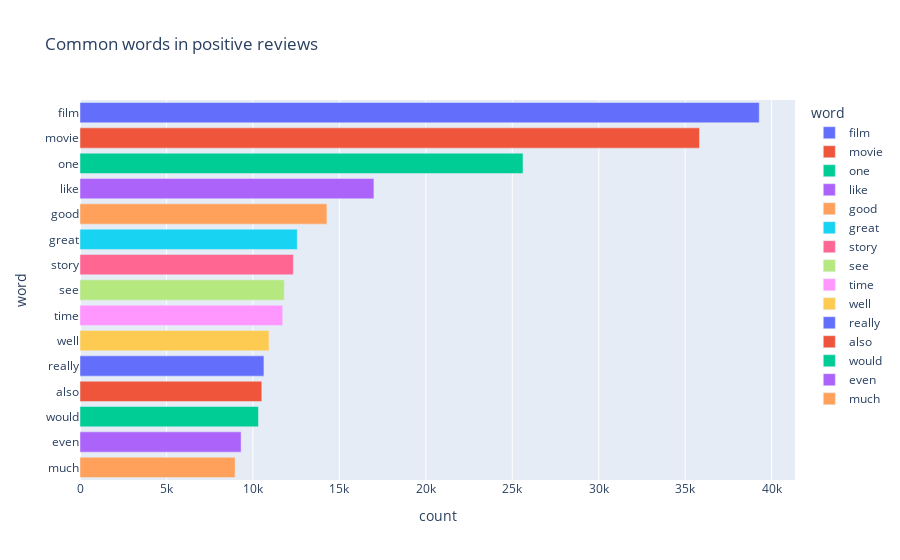

Notebook source saved alongside this figure:
### Code cell
px.bar(pos_words, x='count', y='word', title='Common words in positive reviews',color='word')

### Figure 1 — Plotly figure (JSON) as saved in the notebook; plotly's stock layout.template omitted (floating-point values rounded to 4 significant figures)
{"data": [{"alignmentgroup": "True", "hovertemplate": "word=%{y}<br>count=%{x}<extra></extra>", "legendgroup": "film", "marker": {"color": "#636efa", "pattern": {"shape": ""}}, "name": "film", "offsetgroup": "film", "orientation": "h", "showlegend": true, "textposition": "auto", "type": "bar", "x": [39285], "xaxis": "x", "y": ["film"], "yaxis": "y"}, {"alignmentgroup": "True", "hovertemplate": "word=%{y}<br>count=%{x}<extra></extra>", "legendgroup": "movie", "marker": {"color": "#EF553B", "pattern": {"shape": ""}}, "name": "movie", "offsetgroup": "movie", "orientation": "h", "showlegend": true, "textposition": "auto", "type": "bar", "x": [35830], "xaxis": "x", "y": ["movie"], "yaxis": "y"}, {"alignmentgroup": "True", "hovertemplate": "word=%{y}<br>count=%{x}<extra></extra>", "legendgroup": "one", "marker": {"color": "#00cc96", "pattern": {"shape": ""}}, "name": "one", "offsetgroup": "one", "orientation": "h", "showlegend": true, "textposition": "auto", "type": "bar", "x": [25621], "xaxis": "x", "y": ["one"], "yaxis": "y"}, {"alignmentgroup": "True", "hovertemplate": "word=%{y}<br>count=%{x}<extra></extra>", "legendgroup": "like", "marker": {"color": "#ab63fa", "pattern": {"shape": ""}}, "name": "like", "offsetgroup": "like", "orientation": "h", "showlegend": true, "textposition": "auto", "type": "bar", "x": [16998], "xaxis": "x", "y": ["like"], "yaxis": "y"}, {"alignmentgroup": "True", "hovertemplate": "word=%{y}<br>count=%{x}<extra></extra>", "legendgroup": "good", "marker": {"color": "#FFA15A", "pattern": {"shape": ""}}, "name": "good", "offsetgroup": "good", "orientation": "h", "showlegend": true, "textposition": "auto", "type": "bar", "x": [14281], "xaxis": "x", "y": ["good"], "yaxis": "y"}, {"alignmentgroup": "True", "hovertemplate": "word=%{y}<br>count=%{x}<extra></extra>", "legendgroup": "great", "marker": {"color": "#19d3f3", "pattern": {"shape": ""}}, "name": "great", "offsetgroup": "great", "orientation": "h", "showlegend": true, "textposition": "auto", "type": "bar", "x": [12568], "xaxis": "x", "y": ["great"], "yaxis": "y"}, {"alignmentgroup": "True", "hovertemplate": "word=%{y}<br>count=%{x}<extra></extra>", "legendgroup": "story", "marker": {"color": "#FF6692", "pattern": {"shape": ""}}, "name": "story", "offsetgroup": "story", "orientation": "h", "showlegend": true, "textposition": "auto", "type": "bar", "x": [12338], "xaxis": "x", "y": ["story"], "yaxis": "y"}, {"alignmentgroup": "True", "hovertemplate": "word=%{y}<br>count=%{x}<extra></extra>", "legendgroup": "see", "marker": {"color": "#B6E880", "pattern": {"shape": ""}}, "name": "see", "offsetgroup": "see", "orientation": "h", "showlegend": true, "textposition": "auto", "type": "bar", "x": [11814], "xaxis": "x", "y": ["see"], "yaxis": "y"}, {"alignmentgroup": "True", "hovertemplate": "word=%{y}<br>count=%{x}<extra></extra>", "legendgroup": "time", "marker": {"color": "#FF97FF", "pattern": {"shape": ""}}, "name": "time", "offsetgroup": "time", "orientation": "h", "showlegend": true, "textposition": "auto", "type": "bar", "x": [11724], "xaxis": "x", "y": ["time"], "yaxis": "y"}, {"alignmentgroup": "True", "hovertemplate": "word=%{y}<br>count=%{x}<extra></extra>", "legendgroup": "well", "marker": {"color": "#FECB52", "pattern": {"shape": ""}}, "name": "well", "offsetgroup": "well", "orientation": "h", "showlegend": true, "textposition": "auto", "type": "bar", "x": [10930], "xaxis": "x", "y": ["well"], "yaxis": "y"}, {"alignmentgroup": "True", "hovertemplate": "word=%{y}<br>count=%{x}<extra></extra>", "legendgroup": "really", "marker": {"color": "#636efa", "pattern": {"shape": ""}}, "name": "really", "offsetgroup": "really", "orientation": "h", "showlegend": true, "textposition": "auto", "type": "bar", "x": [10638], "xaxis": "x", "y": ["really"], "yaxis": "y"}, {"alignmentgroup": "True", "hovertemplate": "word=%{y}<br>count=%{x}<extra></extra>", "legendgroup": "also", "marker": {"color": "#EF553B", "pattern": {"shape": ""}}, "name": "also", "offsetgroup": "also", "orientation": "h", "showlegend": true, "textposition": "auto", "type": "bar", "x": [10516], "xaxis": "x", "y": ["also"], "yaxis": "y"}, {"alignmentgroup": "True", "hovertemplate": "word=%{y}<br>count=%{x}<extra></extra>", "legendgroup": "would", "marker": {"color": "#00cc96", "pattern": {"shape": ""}}, "name": "would", "offsetgroup": "would", "orientation": "h", "showlegend": true, "textposition": "auto", "type": "bar", "x": [10320], "xaxis": "x", "y": ["would"], "yaxis": "y"}, {"alignmentgroup": "True", "hovertemplate": "word=%{y}<br>count=%{x}<extra></extra>", "legendgroup": "even", "marker": {"color": "#ab63fa", "pattern": {"shape": ""}}, "name": "even", "offsetgroup": "even", "orientation": "h", "showlegend": true, "textposition": "auto", "type": "bar", "x": [9318], "xaxis": "x", "y": ["even"], "yaxis": "y"}, {"alignmentgroup": "True", "hovertemplate": "word=%{y}<br>count=%{x}<extra></extra>", "legendgroup": "much", "marker": {"color": "#FFA15A", "pattern": {"shape": ""}}, "name": "much", "offsetgroup": "much", "orientation": "h", "showlegend": true, "textposition": "auto", "type": "bar", "x": [8971], "xaxis": "x", "y": ["much"], "yaxis": "y"}], "layout": {"barmode": "relative", "legend": {"title": {"text": "word"}, "tracegroupgap": 0}, "title": {"text": "Common words in positive reviews"}, "xaxis": {"anchor": "y", "domain": [0, 1], "title": {"text": "count"}}, "yaxis": {"anchor": "x", "categoryarray": ["much", "even", "would", "also", "really", "well", "time", "see", "story", "great", "good", "like", "one", "movie", "film"], "categoryorder": "array", "domain": [0, 1], "title": {"text": "word"}}}}
